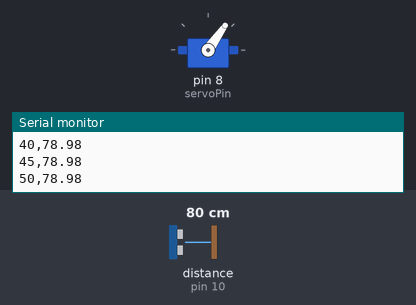
The sketch below on a simulated Arduino Uno, built with avr-gcc and run on an emulated ATmega328P. On the bench: servo, the last lines printed to the serial monitor. Wiring (inferred from the names in the program): ultrasonic range finder: trigger pin 9; echo pin 10. The inputs (shaded band) are chosen by the test bench; at power-on: distance to the obstacle (sensor on pin 10) 80 cm. The echo pulse lasts 58.3 µs per cm.

Above: at 1.2 s.
1.3 s: distance to the obstacle (sensor on pin 10) set to 2 cm
At 1.52 s:
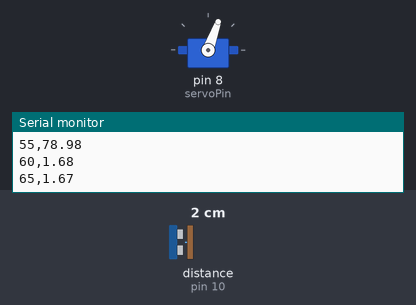
4.3 s: distance to the obstacle (sensor on pin 10) set to 250 cm
At 4.37 s:
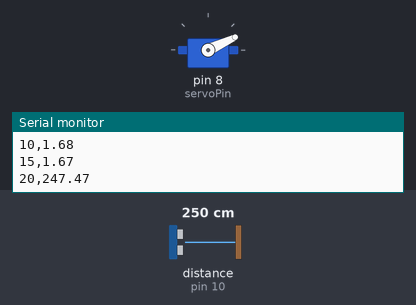
7.3 s: distance to the obstacle (sensor on pin 10) set to 4 cm
At 7.46 s:
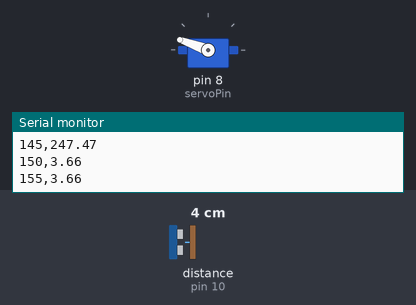
Timing chart, 0 to 16.3 s (numbered marks = the images above; inputs shaded):
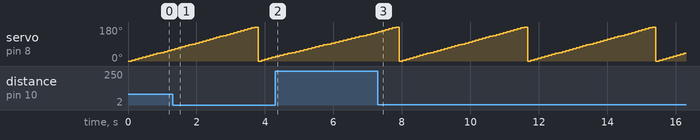

Measured:
- by itself, servo on pin 8 (servoPin): ramps from 0° to 180° and jumps back, once every 3.7 s

The sketch:

sketch_feb13a.ino
```cpp
#include <Servo.h>

Servo myServo;  // تعریف سروو موتور
int trigPin = 9;
int echoPin = 10;
int servoPin = 8;  // پین PWM موتور

void setup() {
    Serial.begin(9600);
    pinMode(trigPin, OUTPUT);
    pinMode(echoPin, INPUT);
    myServo.attach(servoPin); // اتصال سروو به پین 8
}

float getDistance() {
    digitalWrite(trigPin, LOW);
    delayMicroseconds(2);
    digitalWrite(trigPin, HIGH);
    delayMicroseconds(10);
    digitalWrite(trigPin, LOW);

    long duration = pulseIn(echoPin, HIGH);
    float distance = duration * 0.034 / 2; // تبدیل مدت زمان به فاصله
    return distance;
}

void loop() {
    for (int angle = 0; angle <= 180; angle += 5) {
        myServo.write(angle);
        delay(100);
        float distance = getDistance();
        Serial.print(angle);
        Serial.print(",");
        Serial.println(distance);
    }
}
```
